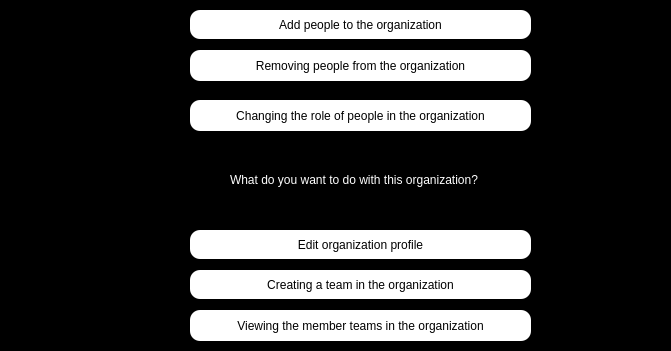
<?xml version="1.0" encoding="UTF-8"?>
<ui version="4.0">
 <class>making_decision_for_organ</class>
 <widget class="QWidget" name="making_decision_for_organ">
  <property name="geometry">
   <rect>
    <x>0</x>
    <y>0</y>
    <width>671</width>
    <height>351</height>
   </rect>
  </property>
  <property name="windowTitle">
   <string>Form</string>
  </property>
  <property name="styleSheet">
   <string notr="true">#making_decision_for_organ
{
background-color:black;
}</string>
  </property>
  <widget class="QPushButton" name="pbn_pepoleTooRGAN">
   <property name="geometry">
    <rect>
     <x>190</x>
     <y>10</y>
     <width>341</width>
     <height>29</height>
    </rect>
   </property>
   <property name="styleSheet">
    <string notr="true">#pbn_pepoleTooRGAN:hover
{
background-color:yellow;
order:1px solid yellow; 
}
#pbn_pepoleTooRGAN
{
background-color:white;
border-radius:10px;
}</string>
   </property>
   <property name="text">
    <string>Add people to the organization</string>
   </property>
  </widget>
  <widget class="QPushButton" name="pbn_removePepole">
   <property name="geometry">
    <rect>
     <x>190</x>
     <y>50</y>
     <width>341</width>
     <height>31</height>
    </rect>
   </property>
   <property name="styleSheet">
    <string notr="true">#pbn_removePepole:hover
{
background-color:yellow;
order:1px solid yellow; 
}
#pbn_removePepole
{
background-color:white;
border-radius:10px;
}</string>
   </property>
   <property name="text">
    <string>Removing people from the organization</string>
   </property>
  </widget>
  <widget class="QPushButton" name="pbn_changRole">
   <property name="geometry">
    <rect>
     <x>190</x>
     <y>100</y>
     <width>341</width>
     <height>31</height>
    </rect>
   </property>
   <property name="styleSheet">
    <string notr="true">#pbn_changRole:hover
{
background-color:yellow;
order:1px solid yellow; 
}
#pbn_changRole
{
background-color:white;
border-radius:10px;
}</string>
   </property>
   <property name="text">
    <string>Changing the role of people in the organization</string>
   </property>
  </widget>
  <widget class="QPushButton" name="pbn_viewMember">
   <property name="geometry">
    <rect>
     <x>190</x>
     <y>310</y>
     <width>341</width>
     <height>31</height>
    </rect>
   </property>
   <property name="styleSheet">
    <string notr="true">#pbn_viewMember:hover
{
background-color:yellow;
order:1px solid yellow; 
}
#pbn_viewMember
{
background-color:white;
border-radius:10px;
}</string>
   </property>
   <property name="text">
    <string>Viewing the member teams in the organization</string>
   </property>
  </widget>
  <widget class="QPushButton" name="pbn_creatTeam">
   <property name="geometry">
    <rect>
     <x>190</x>
     <y>270</y>
     <width>341</width>
     <height>29</height>
    </rect>
   </property>
   <property name="styleSheet">
    <string notr="true">#pbn_creatTeam:hover
{
background-color:yellow;
order:1px solid yellow; 
}
#pbn_creatTeam
{
background-color:white;
border-radius:10px;
}</string>
   </property>
   <property name="text">
    <string>Creating a team in the organization</string>
   </property>
  </widget>
  <widget class="QLabel" name="label">
   <property name="geometry">
    <rect>
     <x>230</x>
     <y>170</y>
     <width>331</width>
     <height>20</height>
    </rect>
   </property>
   <property name="styleSheet">
    <string notr="true">#label
{
color:white;
}</string>
   </property>
   <property name="text">
    <string>What do you want to do with this organization?</string>
   </property>
  </widget>
  <widget class="QPushButton" name="pbn_Edit">
   <property name="geometry">
    <rect>
     <x>190</x>
     <y>230</y>
     <width>341</width>
     <height>29</height>
    </rect>
   </property>
   <property name="styleSheet">
    <string notr="true">#pbn_Edit:hover
{
background-color:yellow;
order:1px solid yellow; 
}
#pbn_Edit
{
background-color:white;
border-radius:10px;
}</string>
   </property>
   <property name="text">
    <string>Edit organization profile</string>
   </property>
  </widget>
 </widget>
 <resources/>
 <connections/>
</ui>
